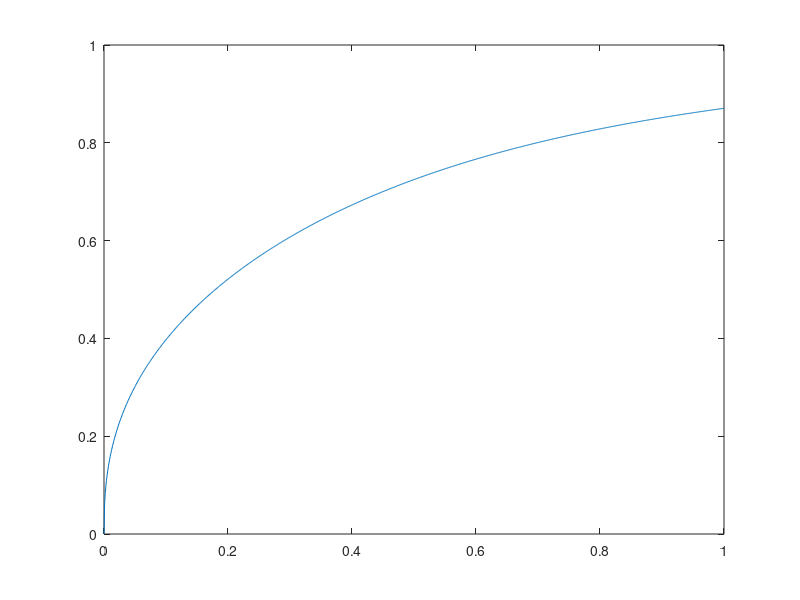
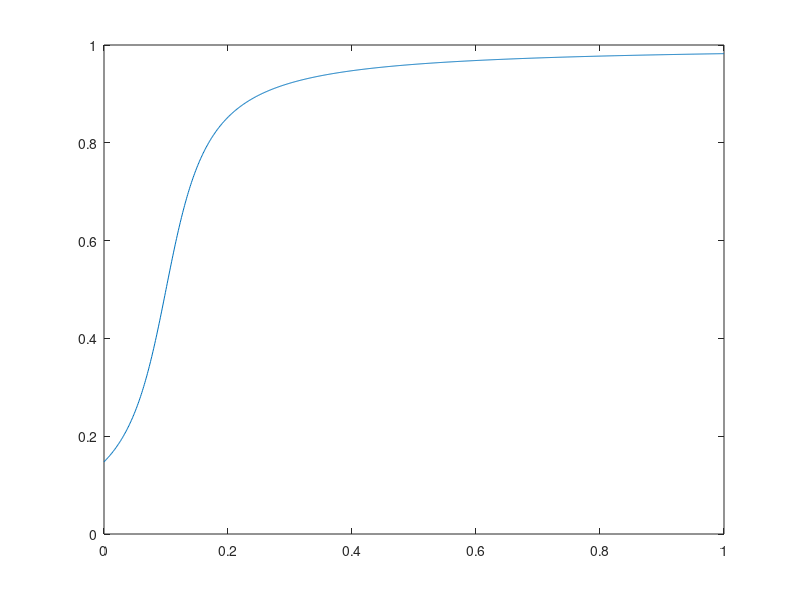

Recreate these plots in MATLAB, in order.
clear; close; clc;

figure;
module = 0:0.001:1;
f  = (1.0 - 1.0 ./ (1 + module.^2)) .^ 0.2;
plot(module, f);

figure;
module = 0:0.001:1;
g = 0.1;
ctr = 0.1;
f  = 1/pi * atan2(g/2, (ctr - module));
plot(module, f);